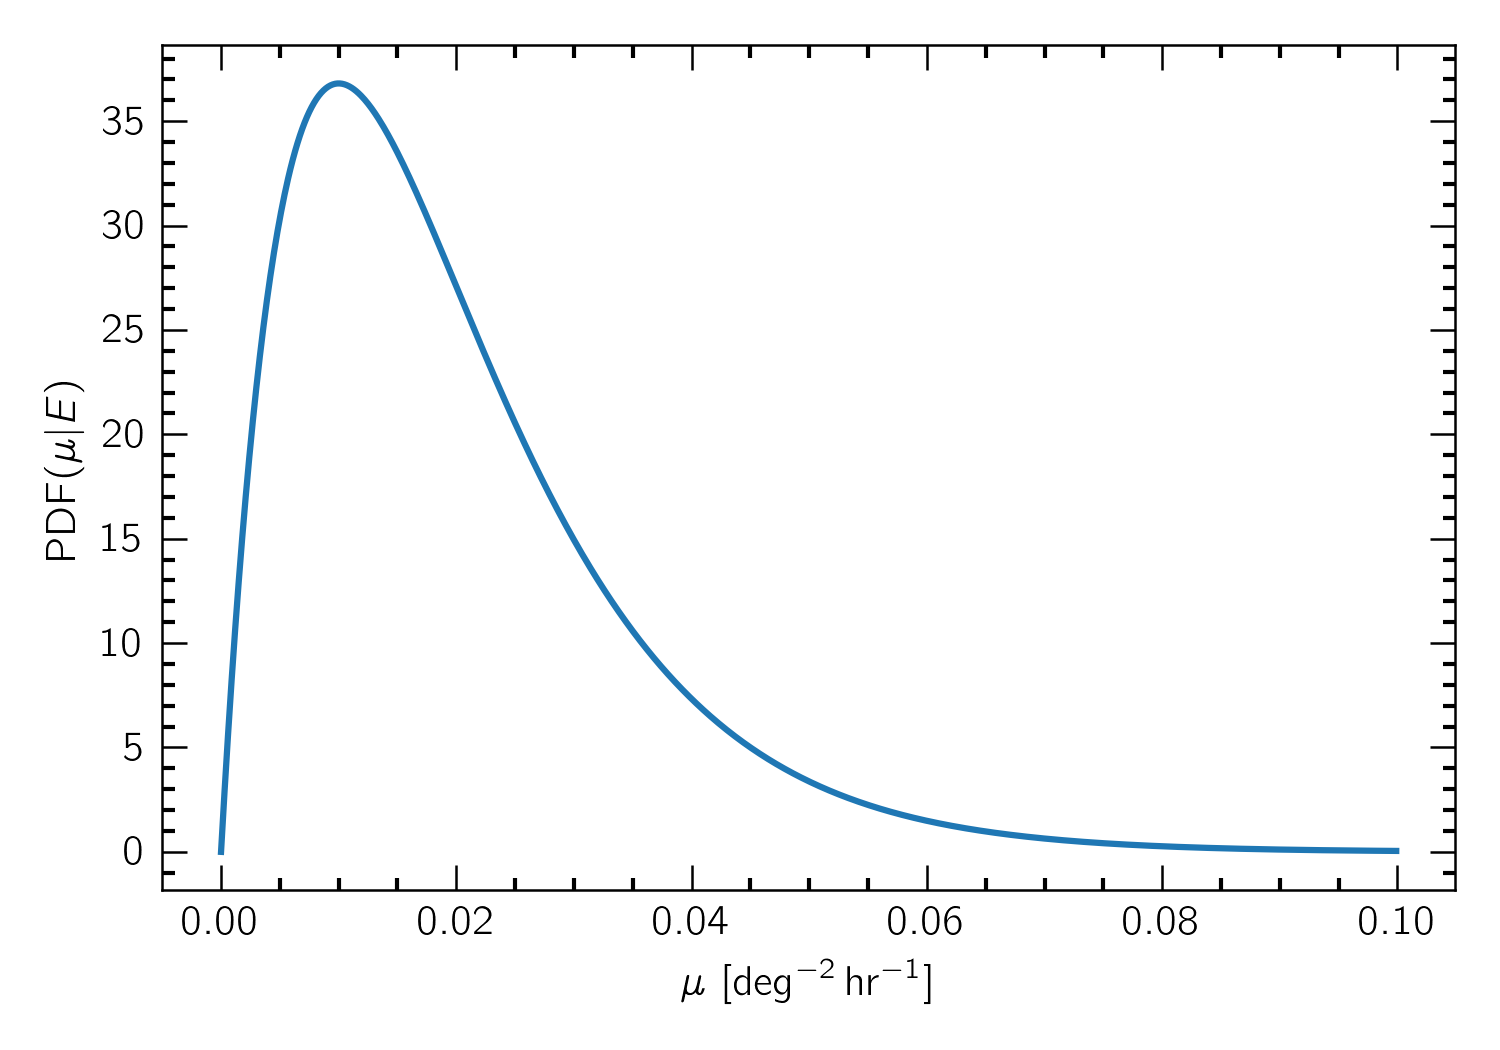

Reproduce this figure in Python.
import numpy as np
import matplotlib.pyplot as plt
from math import factorial as fac

mu = np.arange(0,0.1,0.0001)
dmu = mu[1]-mu[0]
prior = np.ones(mu.shape)
likelihood = 100*mu*np.exp(-100*mu) #k=1
evidence = dmu*np.sum(likelihood*prior)
posterior = likelihood*prior/evidence


plt.plot(mu,posterior,linewidth=1.5)
plt.xlabel(r"$\mu\,\, [{\rm deg}^{-2}\,{\rm hr}^{-1}]$")
plt.ylabel(r"${\rm PDF}(\mu|E)$")
plt.tight_layout()
plt.savefig("frb.png")
plt.show()
plt.close()


k = np.arange(0,70,1.0)
yld = np.zeros(k.shape)
for i in range(len(k)):
   yld[i] = dmu * np.sum(posterior*np.exp(-1000*mu)*(1000*mu)**k[i]/fac(int(k[i])))

plt.stem(k,yld)
plt.xlabel("Expect FRB yield")
plt.ylabel("Probability")
plt.tight_layout()
plt.savefig("frb2.png")
plt.show()
plt.close()
